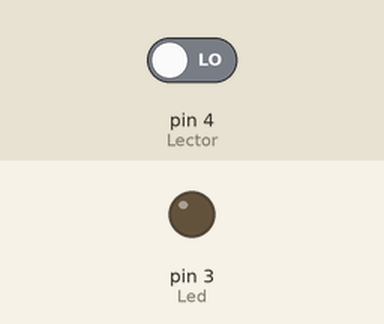
Simulated run of this sketch. Board: Arduino Uno, built with avr-gcc and run on an emulated ATmega328P. Shown: output pins drawn as LEDs (lit = HIGH). The test bench sets the inputs (shaded band); at power-on: pin 4 (Lector) LOW.

Above: at 1.2 s.
1.3 s: pin 4 (Lector) driven HIGH
At 2.1 s:
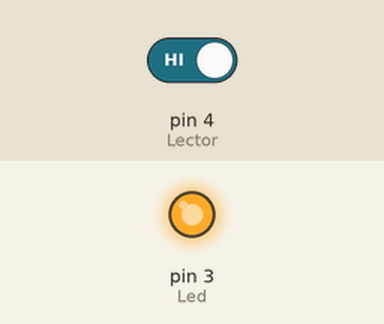
2.8 s: pin 4 (Lector) driven LOW
At 3.2 s:
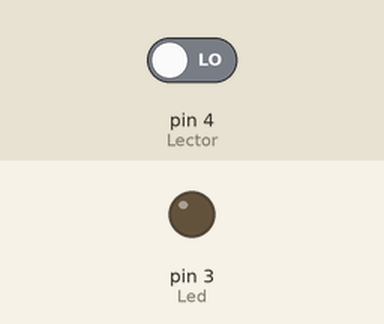
Timing chart, 0 to 5.8 s (numbered marks = the images above; inputs shaded):
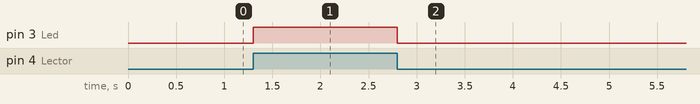

Measured:
- after the input at 1.3 s, pin 3 (Led): LOW → HIGH at once
- after the input at 2.8 s, pin 3 (Led): HIGH → LOW at once

The sketch:

Lector_Huella.ino
```cpp
#define Led 3
#define Lector 4

void setup() {
  pinMode(Led,OUTPUT);
  pinMode(Lector,INPUT);
}

void loop() {
if(digitalRead(Lector) == HIGH){
  digitalWrite(Led, HIGH);
  } else{
  digitalWrite(Led, LOW);
  }
  delay(50);
}
```
